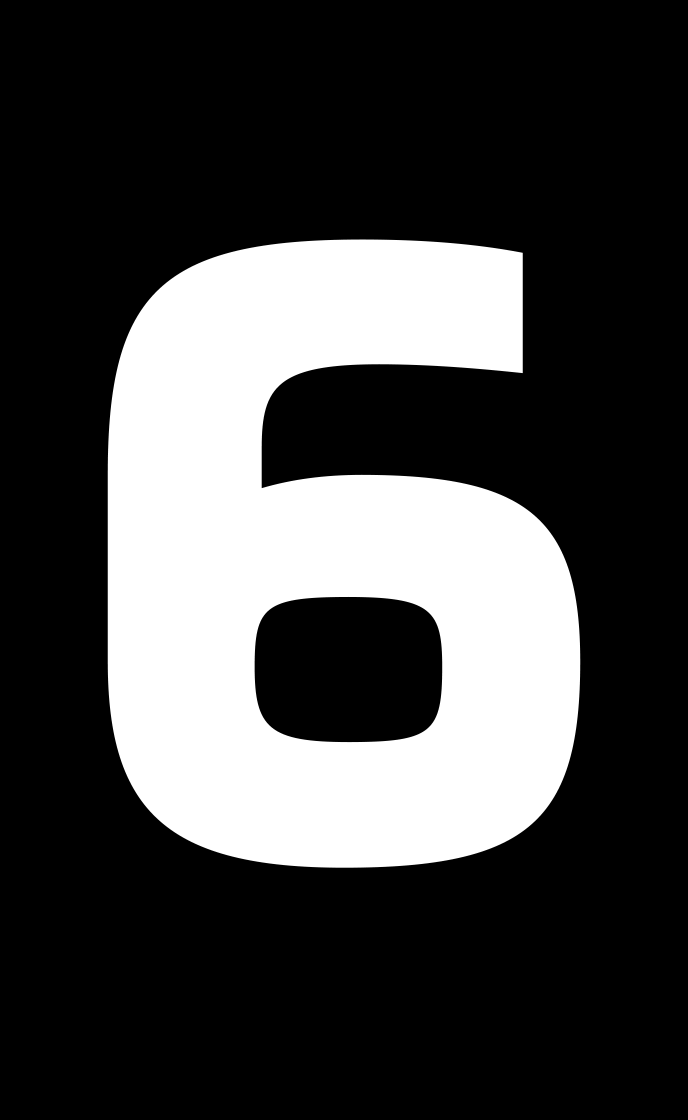
#> input picture static assets/Compressed Assets/Column 0/Flap 14 Num 6 use_this_asset.png, 3440 x 5600 px (shown at 1/5 size); its folder holds only this picture in this run
$ python resize_assets.py
#> lines starting #> are read from the running program, lines starting #| are printed output that depends on the picture
"""
Batch resize flap assets to print dimensions (508x827px @ 300 DPI for 43x70mm).
Creates both PNG and JPEG versions for comparison.

Usage:
    pip install Pillow
    python resize_assets.py

Input:  static assets/Compressed Assets/Column X/
Output: static assets/Compressed Assets/jpg/Column X/
        static assets/Compressed Assets/png/Column X/
"""

import os
from pathlib import Path
from PIL import Image

# --- CONFIG ---
INPUT_BASE = Path(__file__).parent.parent / "static assets" / "Compressed Assets"
OUTPUT_BASE = Path(__file__).parent.parent / "static assets" / "Compressed Assets"

# Print dimensions: 43mm x 70mm @ 300 DPI
TARGET_WIDTH = 508
TARGET_HEIGHT = 827

JPEG_QUALITY = 90  # 85-95 is indistinguishable from lossless at this print size

COLUMNS = ["Column 0", "Column 1", "Column 2", "Column 3", "Column 4"]


def resize_image(input_path, output_path, format="PNG", quality=90):
    """Resize a single image to target dimensions and save."""
#> called with format = 'PNG', quality = 90
    try:
        img = Image.open(input_path)
#> img is the input picture: PIL image 3440x5600 RGBA; mean R, G, B, A 67.8, 67.8, 67.8, 255

        # Convert to RGB if saving as JPEG (JPEG doesn't support alpha)
        if format == "JPEG" and img.mode in ("RGBA", "P"):
            # Composite onto black background (our default BG)
            background = Image.new("RGB", img.size, (0, 0, 0))
            if img.mode == "P":
                img = img.convert("RGBA")
            background.paste(img, mask=img.split()[3])  # Use alpha as mask
            img = background
        elif format == "JPEG" and img.mode != "RGB":
            img = img.convert("RGB")

        # Resize to exact print dimensions (stretch to fit — artwork should already be cropped)
        img_resized = img.resize((TARGET_WIDTH, TARGET_HEIGHT), Image.LANCZOS)
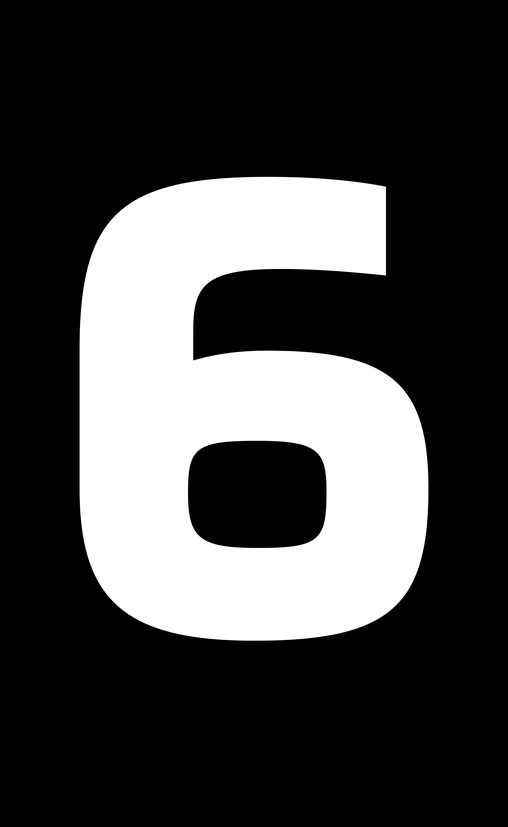
#> img_resized: PIL image 508x827 RGBA; mean R, G, B, A 67.8, 67.8, 67.8, 255

        # Save
        if format == "JPEG":
            img_resized.save(output_path, "JPEG", quality=quality, optimize=True)
        else:
            img_resized.save(output_path, "PNG", optimize=True)

        return os.path.getsize(output_path)
    except Exception as e:
        print(f"  ERROR: {input_path.name} — {e}")
        return 0


def process_column(column_name):
    """Process all images in a column folder."""
    input_dir = INPUT_BASE / column_name
    if not input_dir.exists():
        print(f"  SKIP: {input_dir} not found")
        return

    # Create output dirs
    png_dir = OUTPUT_BASE / "png" / column_name
    jpg_dir = OUTPUT_BASE / "jpg" / column_name
    png_dir.mkdir(parents=True, exist_ok=True)
    jpg_dir.mkdir(parents=True, exist_ok=True)

    # Get all image files
    image_files = [f for f in input_dir.iterdir()
                   if f.suffix.lower() in (".png", ".jpg", ".jpeg", ".webp")]

    if not image_files:
        print(f"  No images found in {input_dir}")
        return

    total_png = 0
    total_jpg = 0

    for img_path in sorted(image_files):
        stem = img_path.stem  # filename without extension

        # PNG version
        png_out = png_dir / f"{stem}.png"
        size_png = resize_image(img_path, png_out, format="PNG")
        total_png += size_png

        # JPEG version
        jpg_out = jpg_dir / f"{stem}.jpg"
        size_jpg = resize_image(img_path, jpg_out, format="JPEG", quality=JPEG_QUALITY)
#> in resize_image (call 2), `background = Image.new("RGB", img.size, (0, 0, 0))`: background: PIL image 3440x5600 RGB; every value is 0
        total_jpg += size_jpg

        print(f"  {stem}: PNG={size_png // 1024}KB, JPG={size_jpg // 1024}KB")

    print(f"\n  {column_name} totals:")
    print(f"    PNG: {total_png // 1024}KB ({len(image_files)} files)")
    print(f"    JPG: {total_jpg // 1024}KB ({len(image_files)} files)")
    return total_png, total_jpg


def main():
    print("=" * 60)
    print("FLAP ASSET RESIZER")
    print(f"Target: {TARGET_WIDTH}x{TARGET_HEIGHT}px (300 DPI @ 43x70mm)")
    print(f"JPEG quality: {JPEG_QUALITY}%")
    print("=" * 60)
    print()

    grand_png = 0
    grand_jpg = 0

    for col in COLUMNS:
        print(f"\n--- {col} ---")
        result = process_column(col)
        if result:
            grand_png += result[0]
            grand_jpg += result[1]
#> pass 2 of the loop in main, `for col in COLUMNS:`:
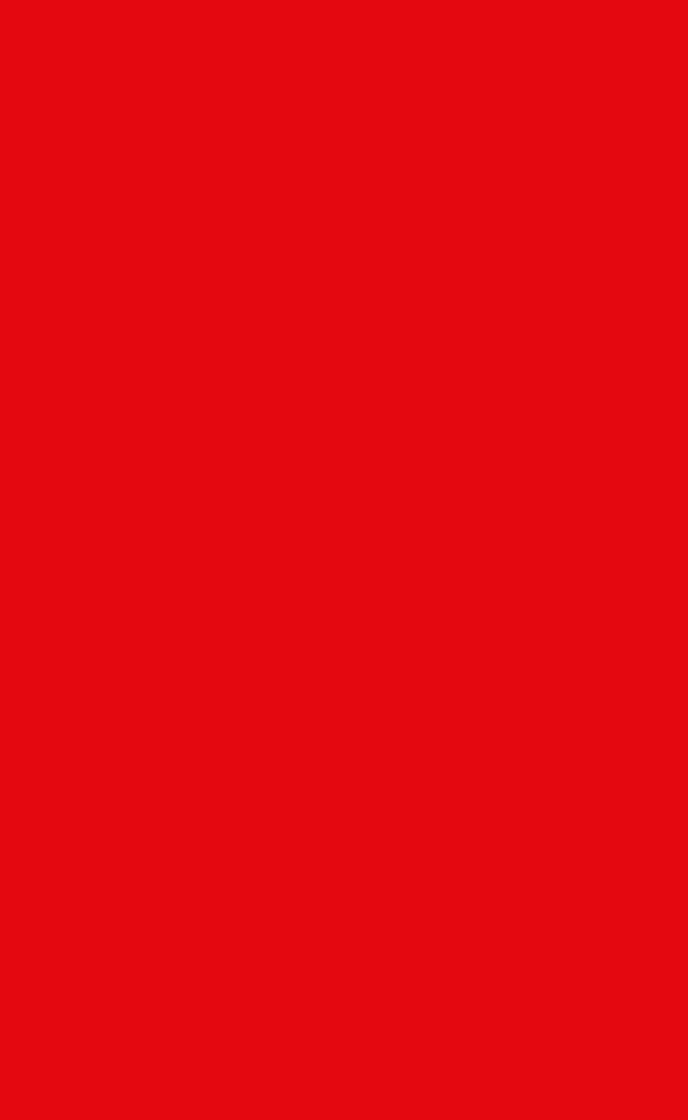
#> input picture static assets/Compressed Assets/Column 1/Flap 1 Red use_this_asset.png, 3440 x 5600 px (shown at 1/5 size)
#> in resize_image, img is the input picture: PIL image 3440x5600 RGBA; mean R, G, B, A 228, 8, 16, 255
#> in resize_image (call 3), `img_resized = img.resize((TARGET_WIDTH, TARGET_HEIGHT), Image.LANCZOS)`:
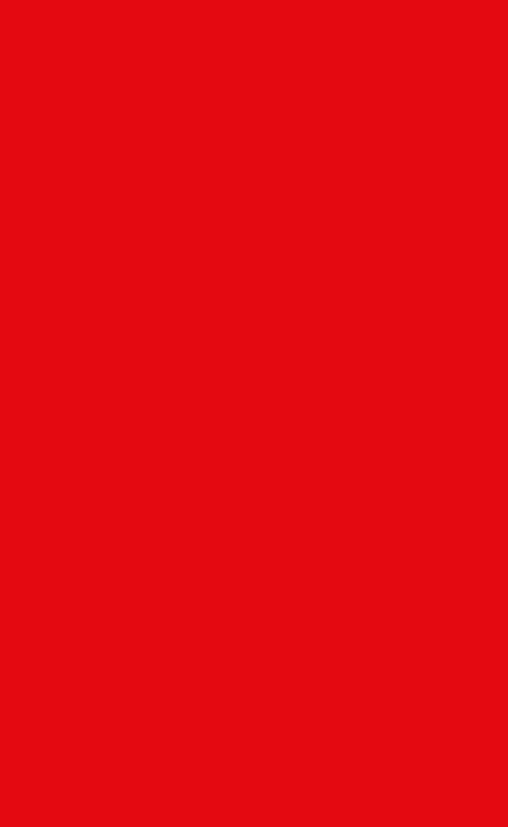
#> img_resized: PIL image 508x827 RGBA; mean R, G, B, A 228, 8, 16, 255
#> img_resized: PIL image 508x827 RGB

    print("\n" + "=" * 60)
    print("GRAND TOTALS (all columns):")
    print(f"  PNG: {grand_png // 1024}KB ({grand_png / 1024 / 1024:.1f}MB)")
    print(f"  JPG: {grand_jpg // 1024}KB ({grand_jpg / 1024 / 1024:.1f}MB)")
    print(f"  Original: ~147MB")
    print(f"  Savings PNG: ~{100 - (grand_png / 1024 / 1024 / 147 * 100):.0f}%")
    print(f"  Savings JPG: ~{100 - (grand_jpg / 1024 / 1024 / 147 * 100):.0f}%")
    print("=" * 60)


if __name__ == "__main__":
    main()
